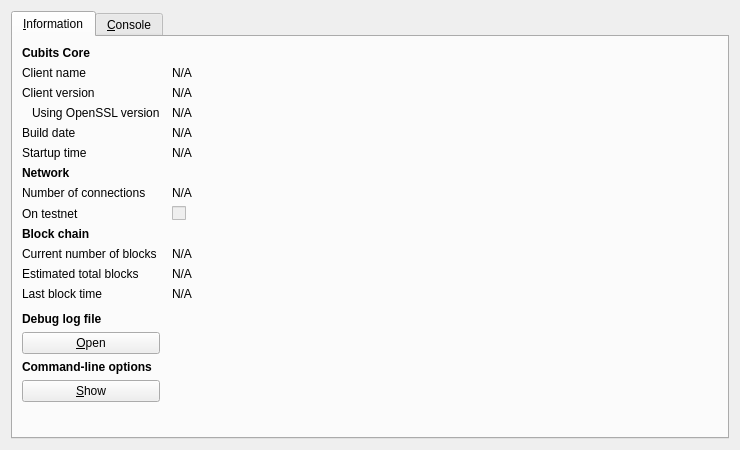
<?xml version="1.0" encoding="UTF-8"?>
<ui version="4.0">
 <class>RPCConsole</class>
 <widget class="QDialog" name="RPCConsole">
  <property name="geometry">
   <rect>
    <x>0</x>
    <y>0</y>
    <width>740</width>
    <height>450</height>
   </rect>
  </property>
  <property name="windowTitle">
   <string>Cubits - Debug window</string>
  </property>
  <layout class="QVBoxLayout" name="verticalLayout_2">
   <item>
    <widget class="QTabWidget" name="tabWidget">
     <property name="currentIndex">
      <number>0</number>
     </property>
     <widget class="QWidget" name="tab_info">
      <attribute name="title">
       <string>&amp;Information</string>
      </attribute>
      <layout class="QGridLayout" name="gridLayout" columnstretch="0,1">
       <property name="horizontalSpacing">
        <number>12</number>
       </property>
       <item row="0" column="0">
        <widget class="QLabel" name="label_9">
         <property name="font">
          <font>
           <weight>75</weight>
           <bold>true</bold>
          </font>
         </property>
         <property name="text">
          <string>Cubits Core</string>
         </property>
        </widget>
       </item>
       <item row="1" column="0">
        <widget class="QLabel" name="label_5">
         <property name="text">
          <string>Client name</string>
         </property>
        </widget>
       </item>
       <item row="1" column="1">
        <widget class="QLabel" name="clientName">
         <property name="cursor">
          <cursorShape>IBeamCursor</cursorShape>
         </property>
         <property name="text">
          <string>N/A</string>
         </property>
         <property name="textFormat">
          <enum>Qt::PlainText</enum>
         </property>
         <property name="textInteractionFlags">
          <set>Qt::LinksAccessibleByMouse|Qt::TextSelectableByKeyboard|Qt::TextSelectableByMouse</set>
         </property>
        </widget>
       </item>
       <item row="2" column="0">
        <widget class="QLabel" name="label_6">
         <property name="text">
          <string>Client version</string>
         </property>
        </widget>
       </item>
       <item row="2" column="1">
        <widget class="QLabel" name="clientVersion">
         <property name="cursor">
          <cursorShape>IBeamCursor</cursorShape>
         </property>
         <property name="text">
          <string>N/A</string>
         </property>
         <property name="textFormat">
          <enum>Qt::PlainText</enum>
         </property>
         <property name="textInteractionFlags">
          <set>Qt::LinksAccessibleByMouse|Qt::TextSelectableByKeyboard|Qt::TextSelectableByMouse</set>
         </property>
        </widget>
       </item>
       <item row="3" column="0">
        <widget class="QLabel" name="label_14">
         <property name="text">
          <string>Using OpenSSL version</string>
         </property>
         <property name="indent">
          <number>10</number>
         </property>
        </widget>
       </item>
       <item row="3" column="1">
        <widget class="QLabel" name="openSSLVersion">
         <property name="cursor">
          <cursorShape>IBeamCursor</cursorShape>
         </property>
         <property name="text">
          <string>N/A</string>
         </property>
         <property name="textFormat">
          <enum>Qt::PlainText</enum>
         </property>
         <property name="textInteractionFlags">
          <set>Qt::LinksAccessibleByMouse|Qt::TextSelectableByKeyboard|Qt::TextSelectableByMouse</set>
         </property>
        </widget>
       </item>
       <item row="4" column="0">
        <widget class="QLabel" name="label_12">
         <property name="text">
          <string>Build date</string>
         </property>
        </widget>
       </item>
       <item row="4" column="1">
        <widget class="QLabel" name="buildDate">
         <property name="cursor">
          <cursorShape>IBeamCursor</cursorShape>
         </property>
         <property name="text">
          <string>N/A</string>
         </property>
         <property name="textFormat">
          <enum>Qt::PlainText</enum>
         </property>
         <property name="textInteractionFlags">
          <set>Qt::LinksAccessibleByMouse|Qt::TextSelectableByKeyboard|Qt::TextSelectableByMouse</set>
         </property>
        </widget>
       </item>
       <item row="5" column="0">
        <widget class="QLabel" name="label_13">
         <property name="text">
          <string>Startup time</string>
         </property>
        </widget>
       </item>
       <item row="5" column="1">
        <widget class="QLabel" name="startupTime">
         <property name="cursor">
          <cursorShape>IBeamCursor</cursorShape>
         </property>
         <property name="text">
          <string>N/A</string>
         </property>
         <property name="textFormat">
          <enum>Qt::PlainText</enum>
         </property>
         <property name="textInteractionFlags">
          <set>Qt::LinksAccessibleByMouse|Qt::TextSelectableByKeyboard|Qt::TextSelectableByMouse</set>
         </property>
        </widget>
       </item>
       <item row="6" column="0">
        <widget class="QLabel" name="label_11">
         <property name="font">
          <font>
           <weight>75</weight>
           <bold>true</bold>
          </font>
         </property>
         <property name="text">
          <string>Network</string>
         </property>
        </widget>
       </item>
       <item row="7" column="0">
        <widget class="QLabel" name="label_7">
         <property name="text">
          <string>Number of connections</string>
         </property>
        </widget>
       </item>
       <item row="7" column="1">
        <widget class="QLabel" name="numberOfConnections">
         <property name="cursor">
          <cursorShape>IBeamCursor</cursorShape>
         </property>
         <property name="text">
          <string>N/A</string>
         </property>
         <property name="textFormat">
          <enum>Qt::PlainText</enum>
         </property>
         <property name="textInteractionFlags">
          <set>Qt::LinksAccessibleByMouse|Qt::TextSelectableByKeyboard|Qt::TextSelectableByMouse</set>
         </property>
        </widget>
       </item>
       <item row="8" column="0">
        <widget class="QLabel" name="label_8">
         <property name="text">
          <string>On testnet</string>
         </property>
        </widget>
       </item>
       <item row="8" column="1">
        <widget class="QCheckBox" name="isTestNet">
         <property name="enabled">
          <bool>false</bool>
         </property>
         <property name="text">
          <string/>
         </property>
        </widget>
       </item>
       <item row="9" column="0">
        <widget class="QLabel" name="label_10">
         <property name="font">
          <font>
           <weight>75</weight>
           <bold>true</bold>
          </font>
         </property>
         <property name="text">
          <string>Block chain</string>
         </property>
        </widget>
       </item>
       <item row="10" column="0">
        <widget class="QLabel" name="label_3">
         <property name="text">
          <string>Current number of blocks</string>
         </property>
        </widget>
       </item>
       <item row="10" column="1">
        <widget class="QLabel" name="numberOfBlocks">
         <property name="cursor">
          <cursorShape>IBeamCursor</cursorShape>
         </property>
         <property name="text">
          <string>N/A</string>
         </property>
         <property name="textFormat">
          <enum>Qt::PlainText</enum>
         </property>
         <property name="textInteractionFlags">
          <set>Qt::LinksAccessibleByMouse|Qt::TextSelectableByKeyboard|Qt::TextSelectableByMouse</set>
         </property>
        </widget>
       </item>
       <item row="11" column="0">
        <widget class="QLabel" name="label_4">
         <property name="text">
          <string>Estimated total blocks</string>
         </property>
        </widget>
       </item>
       <item row="11" column="1">
        <widget class="QLabel" name="totalBlocks">
         <property name="cursor">
          <cursorShape>IBeamCursor</cursorShape>
         </property>
         <property name="text">
          <string>N/A</string>
         </property>
         <property name="textFormat">
          <enum>Qt::PlainText</enum>
         </property>
         <property name="textInteractionFlags">
          <set>Qt::LinksAccessibleByMouse|Qt::TextSelectableByKeyboard|Qt::TextSelectableByMouse</set>
         </property>
        </widget>
       </item>
       <item row="12" column="0">
        <widget class="QLabel" name="label_2">
         <property name="text">
          <string>Last block time</string>
         </property>
        </widget>
       </item>
       <item row="12" column="1">
        <widget class="QLabel" name="lastBlockTime">
         <property name="cursor">
          <cursorShape>IBeamCursor</cursorShape>
         </property>
         <property name="text">
          <string>N/A</string>
         </property>
         <property name="textFormat">
          <enum>Qt::PlainText</enum>
         </property>
         <property name="textInteractionFlags">
          <set>Qt::LinksAccessibleByMouse|Qt::TextSelectableByKeyboard|Qt::TextSelectableByMouse</set>
         </property>
        </widget>
       </item>
       <item row="13" column="0">
        <spacer name="verticalSpacer_2">
         <property name="orientation">
          <enum>Qt::Vertical</enum>
         </property>
         <property name="sizeHint" stdset="0">
          <size>
           <width>20</width>
           <height>20</height>
          </size>
         </property>
        </spacer>
       </item>
       <item row="14" column="0">
        <widget class="QLabel" name="labelDebugLogfile">
         <property name="font">
          <font>
           <weight>75</weight>
           <bold>true</bold>
          </font>
         </property>
         <property name="text">
          <string>Debug log file</string>
         </property>
        </widget>
       </item>
       <item row="15" column="0">
        <widget class="QPushButton" name="openDebugLogfileButton">
         <property name="toolTip">
          <string>Open the Cubits debug log file from the current data directory. This can take a few seconds for large log files.</string>
         </property>
         <property name="text">
          <string>&amp;Open</string>
         </property>
         <property name="autoDefault">
          <bool>false</bool>
         </property>
        </widget>
       </item>
       <item row="16" column="0">
        <widget class="QLabel" name="labelCLOptions">
         <property name="font">
          <font>
           <weight>75</weight>
           <bold>true</bold>
          </font>
         </property>
         <property name="text">
          <string>Command-line options</string>
         </property>
        </widget>
       </item>
       <item row="17" column="0">
        <widget class="QPushButton" name="showCLOptionsButton">
         <property name="toolTip">
          <string>Show the Cubits-Qt help message to get a list with possible Cubits command-line options.</string>
         </property>
         <property name="text">
          <string>&amp;Show</string>
         </property>
         <property name="autoDefault">
          <bool>false</bool>
         </property>
        </widget>
       </item>
       <item row="18" column="0">
        <spacer name="verticalSpacer">
         <property name="orientation">
          <enum>Qt::Vertical</enum>
         </property>
         <property name="sizeHint" stdset="0">
          <size>
           <width>20</width>
           <height>40</height>
          </size>
         </property>
        </spacer>
       </item>
      </layout>
     </widget>
     <widget class="QWidget" name="tab_console">
      <attribute name="title">
       <string>&amp;Console</string>
      </attribute>
      <layout class="QVBoxLayout" name="verticalLayout_3">
       <property name="spacing">
        <number>3</number>
       </property>
       <item>
        <widget class="QTextEdit" name="messagesWidget">
         <property name="minimumSize">
          <size>
           <width>0</width>
           <height>100</height>
          </size>
         </property>
         <property name="readOnly">
          <bool>true</bool>
         </property>
         <property name="tabKeyNavigation" stdset="0">
          <bool>false</bool>
         </property>
         <property name="columnCount" stdset="0">
          <number>2</number>
         </property>
        </widget>
       </item>
       <item>
        <layout class="QHBoxLayout" name="horizontalLayout">
         <property name="spacing">
          <number>3</number>
         </property>
         <item>
          <widget class="QLabel" name="label">
           <property name="text">
            <string notr="true">&gt;</string>
           </property>
          </widget>
         </item>
         <item>
          <widget class="QLineEdit" name="lineEdit"/>
         </item>
         <item>
          <widget class="QPushButton" name="clearButton">
           <property name="maximumSize">
            <size>
             <width>24</width>
             <height>24</height>
            </size>
           </property>
           <property name="toolTip">
            <string>Clear console</string>
           </property>
           <property name="text">
            <string/>
           </property>
           <property name="icon">
            <iconset resource="../Cubits.qrc">
             <normaloff>:/icons/remove</normaloff>:/icons/remove</iconset>
           </property>
           <property name="shortcut">
            <string notr="true">Ctrl+L</string>
           </property>
           <property name="autoDefault">
            <bool>false</bool>
           </property>
          </widget>
         </item>
        </layout>
       </item>
      </layout>
     </widget>
    </widget>
   </item>
  </layout>
 </widget>
 <resources>
  <include location="../Cubits.qrc"/>
 </resources>
 <connections/>
</ui>
